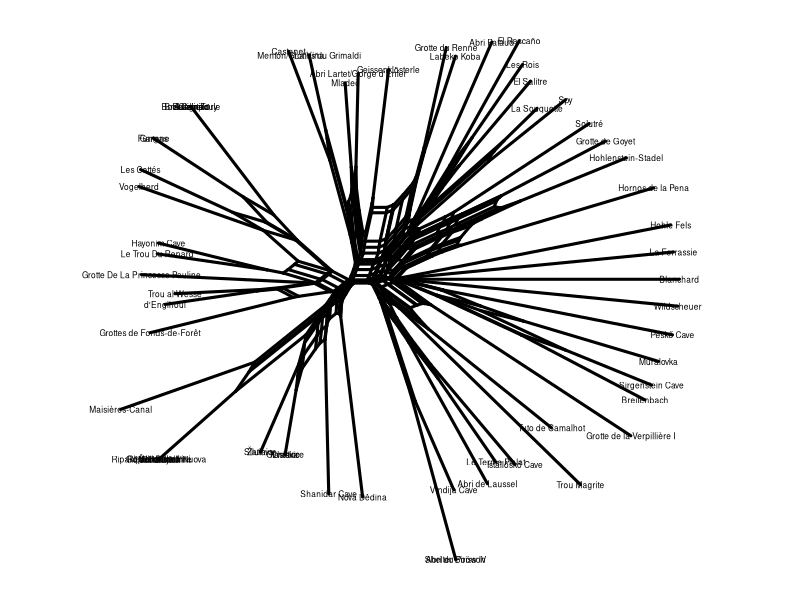

Generate this figure with R:
library(magrittr)
library(tidyverse)
library(vegan)
library(phangorn)

my_data <- read_csv("signBase_Version1.0.csv")

my_data_matrix <- my_data %>% 
  group_by(site_name) %>% 
  summarize(across(where(is.numeric), sum)) %>% 
  select(line:star) 

dm <- as.matrix(vegdist(my_data_matrix, "jaccard"))

nnet <- neighborNet(dm)
par("mar" = rep(1, 4))

neighbor_graph <- plot(nnet, show.tip.label = FALSE)
tiplabels(unique(my_data$site_name),
          bg = "white",
          frame = "none", 
          cex = 0.5)
